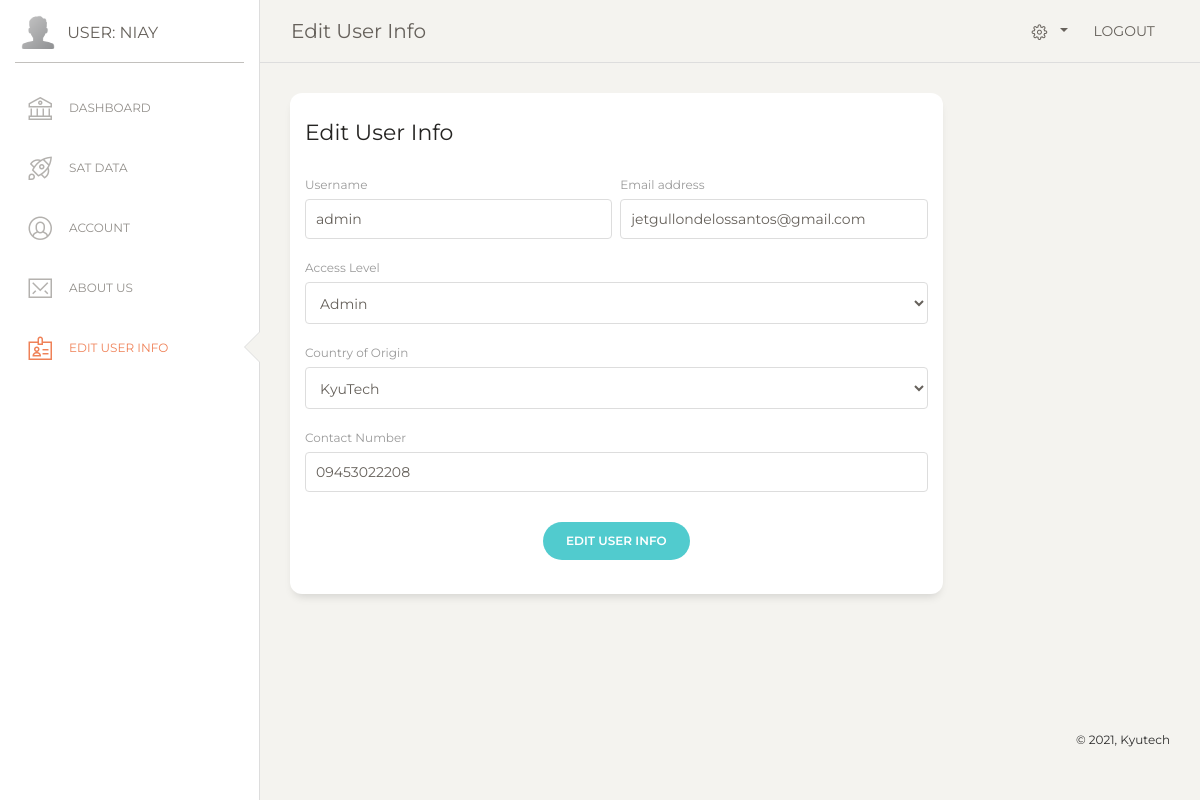
Page /pages/edituser.php?updatebutton=27 (signed in) on the earlier database version.
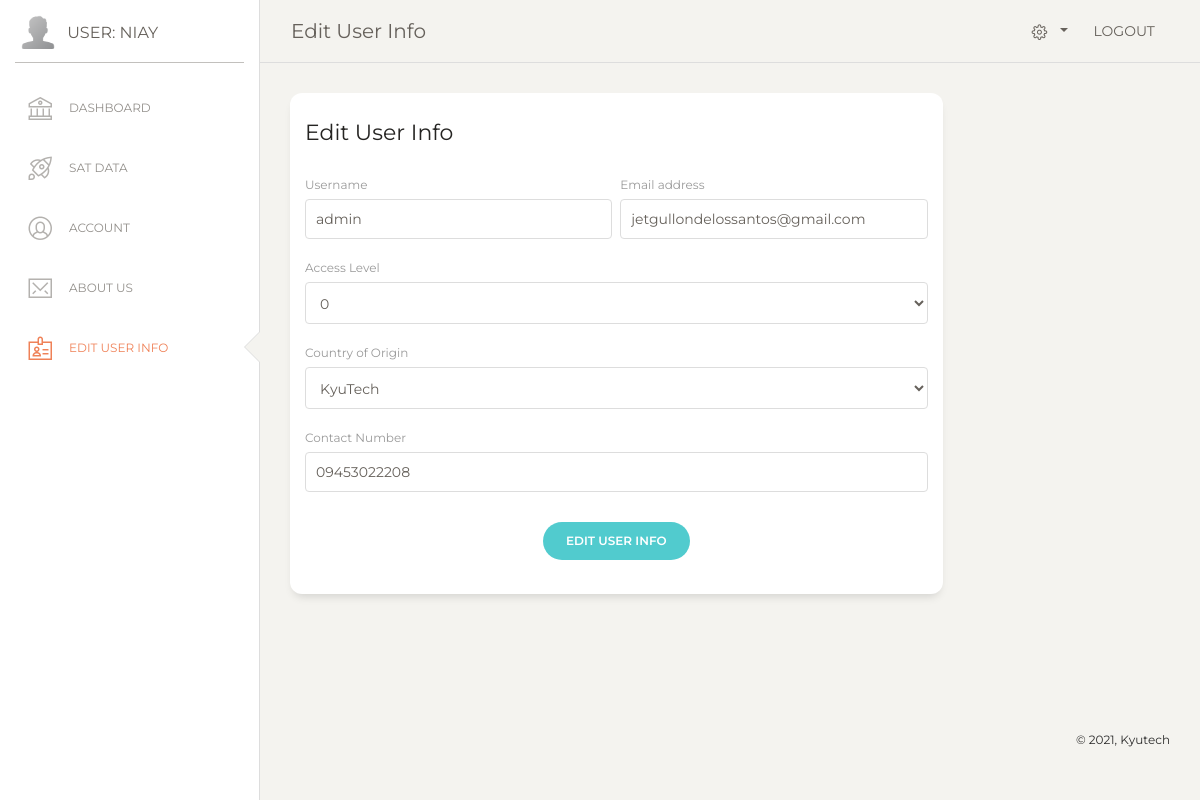
Same page on the later database version.
### tables this page shows
CREATE TABLE `users` (
  `idUsers` int(11) NOT NULL,
  `usernameUsers` tinytext NOT NULL,
  `emailUsers` tinytext NOT NULL,
  `passwordUsers` varchar(255) NOT NULL,
  `countryUsers` tinytext NOT NULL,
  `contactUsers` tinytext NOT NULL,
  `permissionsUsers` int(11) NOT NULL DEFAULT 2
);

### includes/classautoloader.inc.php (called while the page is built, shortened)
<?php
function myAutoLoader($className) {
    $url = $_SERVER['HTTP_HOST'].$_SERVER['REQUEST_URI'];
    if (strpos($url,'../includes') !== false) {
        $path = '.../classes/';
    } else {
        $path = '../classes/';
    }
    $extension = '.class.php';
}

### classes/dbh.class.php (called while the page is built, shortened)
<?php
 class Dbh {
     private $host = 'localhost';
     private $user = 'root';
     private $pwd = '';
     private $dbName = 'satdata';
     protected function connect() {
         $dsn = 'mysql:host='. $this->host .';dbname=' . $this->dbName;
         $pdo = new PDO($dsn,$this->user,$this->pwd);
         $pdo->setAttribute(PDO::ATTR_DEFAULT_FETCH_MODE,PDO::FETCH_ASSOC);
         return $pdo;
     }
 }

### classes/users.class.php (called while the page is built, shortened)
<?php
class Users extends Dbh {
    protected function getOneUser($id) {
        $sql = "SELECT * FROM users WHERE idUsers = ?";
        $stmt = $this->connect()->prepare($sql);
        $stmt->execute([$id]);
        $results = $stmt->fetchAll();
        return $results;
    }
}

### classes/usersview.class.php (called while the page is built, shortened)
<?php
class UsersView extends Users {
    public function showOneUser($fileId) {
        $results = $this->getOneUser($fileId);
        return $results;
    }
}

### pages/edituser.php (the view, shortened to what the changed rows need)
<?php
    include_once 'header.php';
    if (isset($_GET['updatebutton'])) {
      $id = $_GET['updatebutton'];
      $showUsersObj = new UsersView();
      $results = $showUsersObj-> showOneUser($id);
      $username = $results[0]['usernameUsers'];
      $email = $results[0]['emailUsers'];
      $access = $results[0]['permissionsUsers'];
      $country = $results[0]['countryUsers'];
      $contact = $results[0]['contactUsers'];
  }
?>
    <div class="main-panel" style="height: 100vh;">
  <div class="content">
        <div class="row">
          <div class="col-md-9">
          <div class="card card-user">
              <div class="card-body">
                <form method ="post">
                  <div class="row">
                    <div class="col-md-6 pr-1">
                      <div class="form-group">
                        <label>Username</label>
                        <input type="text" class="form-control" placeholder="Username" required  name= "upusername" value = <?php echo $username ?>>
                      </div>
                    </div>
                    <div class="col-md-6 pl-1">
                      <div class="form-group">
                        <label>Email address</label>
                        <input type="email" class="form-control" placeholder="Email" required name= "upemail" value = <?php echo $email ?>>
                      </div>
                    </div>
                  </div>
                  <div class="row">
                    <div class="col-md-12">
                      <div class="form-group">
                        <label>Access Level</label>
                        <select class="form-control" name="upaccess" list="permissions">
                              <option selected><?php echo $access?></option>
                      </select>
                      </div>
                    </div>
                  </div>
                  <div class="row">
                    <div class="col-md-12">
                      <div class="form-group">
                        <label>Country of Origin</label>
                        <select class="form-control" name= "upcountry" required>
                          <option selected><?php echo $country?></option>
                      </select>
                      </div>
                    </div>
                  </div>
                  <div class="row">
                    <div class="col-md-12">
                      <div class="form-group">
                        <label>Contact Number</label>
                        <input type="text" class="form-control" placeholder="Contact Number" required  name= "upcontact" value = <?php echo $contact ?>>
                      </div>
                    </div>
                  </div>
              </form>
              </div>
            </div>
          </div>
        </div>
      </div>
<?php
    include_once 'footer.php';

Differences in the rows shown:
changed users "admin": upaccess "Admin" → "0"
